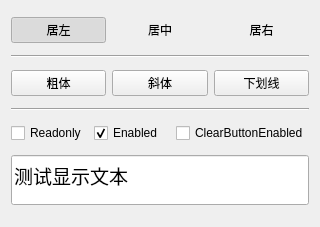
<?xml version="1.0" encoding="UTF-8"?>
<ui version="4.0">
 <class>Widget</class>
 <widget class="QWidget" name="Widget">
  <property name="geometry">
   <rect>
    <x>0</x>
    <y>0</y>
    <width>320</width>
    <height>227</height>
   </rect>
  </property>
  <property name="font">
   <font>
    <pointsize>9</pointsize>
   </font>
  </property>
  <property name="windowTitle">
   <string>Demo3_2，按钮的使用</string>
  </property>
  <layout class="QVBoxLayout" name="verticalLayout">
   <item>
    <layout class="QHBoxLayout" name="horizontalLayout">
     <item>
      <widget class="QPushButton" name="btnAlign_Left">
       <property name="text">
        <string>居左</string>
       </property>
       <property name="icon">
        <iconset resource="res.qrc">
         <normaloff>:/icons/images/508.bmp</normaloff>:/icons/images/508.bmp</iconset>
       </property>
       <property name="checkable">
        <bool>true</bool>
       </property>
       <property name="checked">
        <bool>true</bool>
       </property>
       <property name="autoExclusive">
        <bool>true</bool>
       </property>
       <property name="flat">
        <bool>true</bool>
       </property>
      </widget>
     </item>
     <item>
      <widget class="QPushButton" name="btnAlign_Center">
       <property name="text">
        <string>居中</string>
       </property>
       <property name="icon">
        <iconset resource="res.qrc">
         <normaloff>:/icons/images/510.bmp</normaloff>:/icons/images/510.bmp</iconset>
       </property>
       <property name="checkable">
        <bool>true</bool>
       </property>
       <property name="checked">
        <bool>false</bool>
       </property>
       <property name="autoExclusive">
        <bool>true</bool>
       </property>
       <property name="flat">
        <bool>true</bool>
       </property>
      </widget>
     </item>
     <item>
      <widget class="QPushButton" name="btnAlign_Right">
       <property name="text">
        <string>居右</string>
       </property>
       <property name="icon">
        <iconset resource="res.qrc">
         <normaloff>:/icons/images/512.bmp</normaloff>:/icons/images/512.bmp</iconset>
       </property>
       <property name="checkable">
        <bool>true</bool>
       </property>
       <property name="checked">
        <bool>false</bool>
       </property>
       <property name="autoExclusive">
        <bool>true</bool>
       </property>
       <property name="flat">
        <bool>true</bool>
       </property>
      </widget>
     </item>
    </layout>
   </item>
   <item>
    <widget class="Line" name="line">
     <property name="orientation">
      <enum>Qt::Horizontal</enum>
     </property>
    </widget>
   </item>
   <item>
    <layout class="QHBoxLayout" name="horizontalLayout_2">
     <item>
      <widget class="QPushButton" name="btnFont_Bold">
       <property name="text">
        <string>粗体</string>
       </property>
       <property name="icon">
        <iconset resource="res.qrc">
         <normaloff>:/icons/images/500.bmp</normaloff>:/icons/images/500.bmp</iconset>
       </property>
       <property name="checkable">
        <bool>true</bool>
       </property>
      </widget>
     </item>
     <item>
      <widget class="QPushButton" name="btnFont_Italic">
       <property name="text">
        <string>斜体</string>
       </property>
       <property name="icon">
        <iconset resource="res.qrc">
         <normaloff>:/icons/images/502.bmp</normaloff>:/icons/images/502.bmp</iconset>
       </property>
       <property name="checkable">
        <bool>true</bool>
       </property>
      </widget>
     </item>
     <item>
      <widget class="QPushButton" name="btnFont_UnderLine">
       <property name="text">
        <string>下划线</string>
       </property>
       <property name="icon">
        <iconset resource="res.qrc">
         <normaloff>:/icons/images/504.bmp</normaloff>:/icons/images/504.bmp</iconset>
       </property>
       <property name="checkable">
        <bool>true</bool>
       </property>
       <property name="checked">
        <bool>false</bool>
       </property>
       <property name="autoExclusive">
        <bool>false</bool>
       </property>
      </widget>
     </item>
    </layout>
   </item>
   <item>
    <widget class="Line" name="line_2">
     <property name="orientation">
      <enum>Qt::Horizontal</enum>
     </property>
    </widget>
   </item>
   <item>
    <layout class="QHBoxLayout" name="horizontalLayout_3">
     <item>
      <widget class="QCheckBox" name="chkBox_Readonly">
       <property name="text">
        <string>Readonly</string>
       </property>
      </widget>
     </item>
     <item>
      <widget class="QCheckBox" name="chkbox_Enable">
       <property name="text">
        <string>Enabled</string>
       </property>
       <property name="checked">
        <bool>true</bool>
       </property>
      </widget>
     </item>
     <item>
      <widget class="QCheckBox" name="chkBox_ClearButton">
       <property name="text">
        <string>ClearButtonEnabled</string>
       </property>
       <property name="checkable">
        <bool>true</bool>
       </property>
      </widget>
     </item>
    </layout>
   </item>
   <item>
    <widget class="QLineEdit" name="editInput">
     <property name="minimumSize">
      <size>
       <width>0</width>
       <height>50</height>
      </size>
     </property>
     <property name="font">
      <font>
       <pointsize>14</pointsize>
      </font>
     </property>
     <property name="text">
      <string>测试显示文本</string>
     </property>
    </widget>
   </item>
  </layout>
 </widget>
 <layoutdefault spacing="6" margin="11"/>
 <resources>
  <include location="res.qrc"/>
 </resources>
 <connections/>
</ui>
